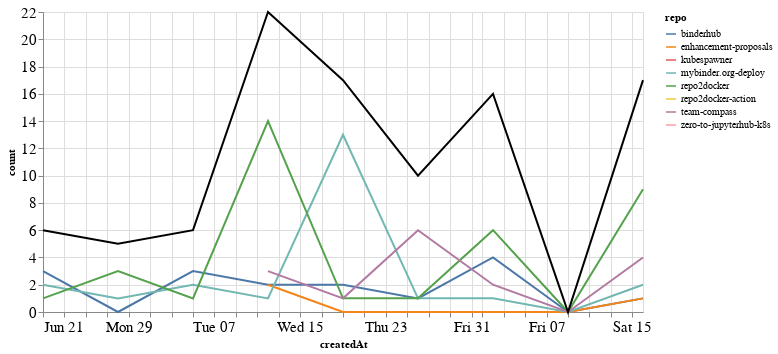

Source (notebook cell):
### Markdown cell above
## Comments

### Code cell
comments_time = comments.groupby('repo').resample('W', on='createdAt').count()['author'].reset_index()
comments_time = comments_time.rename(columns={'author': 'count'})
comments_time_total = comments_time.groupby('createdAt').agg({"count": "sum"}).reset_index()
ch1 = alt.Chart(comments_time, width=600).mark_line().encode(
    x='createdAt',
    y='count',
    color='repo',
    tooltip="repo"
)

ch2 = alt.Chart(comments_time_total, width=600).mark_line(color="black").encode(
    x='createdAt',
    y='count',
)

ch1 + ch2

### Figure 1 — Vega-Lite specification as saved in the notebook (floating-point values rounded to 4 significant figures)
{"config": {"axisLeft": {"labelFontSize": 15}, "axisBottom": {"labelFontSize": 15}}, "layer": [{"data": {"name": "data-e98c246b12ed8b6d15c96069e957b094"}, "mark": "line", "encoding": {"color": {"type": "nominal", "field": "repo"}, "tooltip": {"type": "nominal", "field": "repo"}, "x": {"type": "temporal", "field": "createdAt"}, "y": {"type": "quantitative", "field": "count"}}, "width": 600}, {"data": {"name": "data-c5c0076ff17ec42b5da0b33addb11f49"}, "mark": {"type": "line", "color": "black"}, "encoding": {"x": {"type": "temporal", "field": "createdAt"}, "y": {"type": "quantitative", "field": "count"}}, "width": 600}], "$schema": "https://vega.github.io/schema/vega-lite/v4.8.1.json", "datasets": {"data-e98c246b12ed8b6d15c96069e957b094": [{"repo": "binderhub", "createdAt": "2020-06-21T00:00:00", "count": 3}, {"repo": "binderhub", "createdAt": "2020-06-28T00:00:00", "count": 0}, {"repo": "binderhub", "createdAt": "2020-07-05T00:00:00", "count": 3}, {"repo": "binderhub", "createdAt": "2020-07-12T00:00:00", "count": 2}, {"repo": "binderhub", "createdAt": "2020-07-19T00:00:00", "count": 2}, {"repo": "binderhub", "createdAt": "2020-07-26T00:00:00", "count": 1}, {"repo": "binderhub", "createdAt": "2020-08-02T00:00:00", "count": 4}, {"repo": "binderhub", "createdAt": "2020-08-09T00:00:00", "count": 0}, {"repo": "binderhub", "createdAt": "2020-08-16T00:00:00", "count": 1}, {"repo": "enhancement-proposals", "createdAt": "2020-07-12T00:00:00", "count": 2}, {"repo": "enhancement-proposals", "createdAt": "2020-07-19T00:00:00", "count": 0}, {"repo": "enhancement-proposals", "createdAt": "2020-07-26T00:00:00", "count": 0}, {"repo": "enhancement-proposals", "createdAt": "2020-08-02T00:00:00", "count": 0}, {"repo": "enhancement-proposals", "createdAt": "2020-08-09T00:00:00", "count": 0}, {"repo": "enhancement-proposals", "createdAt": "2020-08-16T00:00:00", "count": 1}, {"repo": "kubespawner", "createdAt": "2020-07-26T00:00:00", "count": 1}, {"repo": "mybinder.org-deploy", "createdAt": "2020-06-21T00:00:00", "count": 2}, {"repo": "mybinder.org-deploy", "createdAt": "2020-06-28T00:00:00", "count": 1}, {"repo": "mybinder.org-deploy", "createdAt": "2020-07-05T00:00:00", "count": 2}, {"repo": "mybinder.org-deploy", "createdAt": "2020-07-12T00:00:00", "count": 1}, {"repo": "mybinder.org-deploy", "createdAt": "2020-07-19T00:00:00", "count": 13}, {"repo": "mybinder.org-deploy", "createdAt": "2020-07-26T00:00:00", "count": 1}, {"repo": "mybinder.org-deploy", "createdAt": "2020-08-02T00:00:00", "count": 1}, {"repo": "mybinder.org-deploy", "createdAt": "2020-08-09T00:00:00", "count": 0}, {"repo": "mybinder.org-deploy", "createdAt": "2020-08-16T00:00:00", "count": 2}, {"repo": "repo2docker", "createdAt": "2020-06-21T00:00:00", "count": 1}, {"repo": "repo2docker", "createdAt": "2020-06-28T00:00:00", "count": 3}, {"repo": "repo2docker", "createdAt": "2020-07-05T00:00:00", "count": 1}, {"repo": "repo2docker", "createdAt": "2020-07-12T00:00:00", "count": 14}, {"repo": "repo2docker", "createdAt": "2020-07-19T00:00:00", "count": 1}, {"repo": "repo2docker", "createdAt": "2020-07-26T00:00:00", "count": 1}, {"repo": "repo2docker", "createdAt": "2020-08-02T00:00:00", "count": 6}, {"repo": "repo2docker", "createdAt": "2020-08-09T00:00:00", "count": 0}, {"repo": "repo2docker", "createdAt": "2020-08-16T00:00:00", "count": 9}, {"repo": "repo2docker-action", "createdAt": "2020-06-28T00:00:00", "count": 1}, {"repo": "team-compass", "createdAt": "2020-07-12T00:00:00", "count": 3}, {"repo": "team-compass", "createdAt": "2020-07-19T00:00:00", "count": 1}, {"repo": "team-compass", "createdAt": "2020-07-26T00:00:00", "count": 6}, {"repo": "team-compass", "createdAt": "2020-08-02T00:00:00", "count": 2}, {"repo": "team-compass", "createdAt": "2020-08-09T00:00:00", "count": 0}, {"repo": "team-compass", "createdAt": "2020-08-16T00:00:00", "count": 4}, {"repo": "zero-to-jupyterhub-k8s", "createdAt": "2020-08-02T00:00:00", "count": 3}], "data-c5c0076ff17ec42b5da0b33addb11f49": [{"createdAt": "2020-06-21T00:00:00", "count": 6}, {"createdAt": "2020-06-28T00:00:00", "count": 5}, {"createdAt": "2020-07-05T00:00:00", "count": 6}, {"createdAt": "2020-07-12T00:00:00", "count": 22}, {"createdAt": "2020-07-19T00:00:00", "count": 17}, {"createdAt": "2020-07-26T00:00:00", "count": 10}, {"createdAt": "2020-08-02T00:00:00", "count": 16}, {"createdAt": "2020-08-09T00:00:00", "count": 0}, {"createdAt": "2020-08-16T00:00:00", "count": 17}]}}
